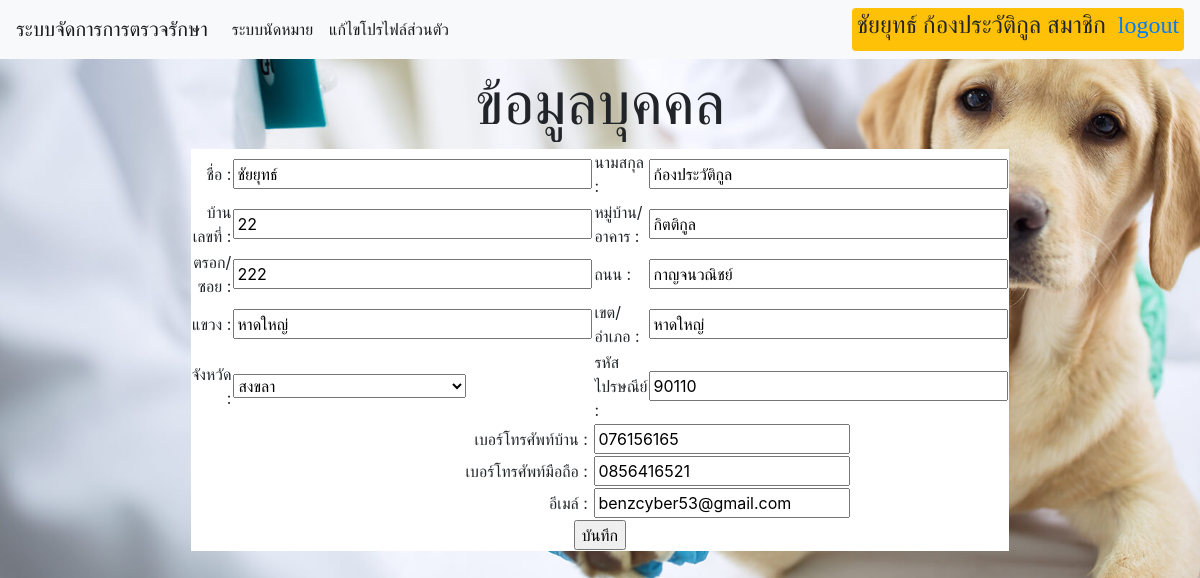
/TreatmentManagementProject/member/memberedithistory.php (signed in), run on the app's committed database.
### tables this page shows
CREATE TABLE `user` (
  `UserID` int(3) NOT NULL,
  `Username` varchar(30) NOT NULL,
  `Pwd` varchar(50) NOT NULL,
  `level` int(1) NOT NULL,
  `Status` int(1) NOT NULL,
  `Name` varchar(30) NOT NULL,
  `Surname` varchar(30) NOT NULL,
  `Hnumber` varchar(30) NOT NULL,
  `Village` varchar(30) DEFAULT NULL,
  `Alley` varchar(30) DEFAULT NULL,
  `Road` varchar(30) NOT NULL,
  `District` varchar(30) NOT NULL,
  `Canton` varchar(30) NOT NULL,
  `Province` varchar(30) NOT NULL,
  `Postnumber` char(5) NOT NULL,
  `Hpnumber` char(9) DEFAULT NULL,
  `Phonenumber` char(10) DEFAULT NULL,
  `Email` varchar(30) DEFAULT NULL
);

### TreatmentManagementProject/config/config.php (called while the page is built, shortened)
<?php
$home="../Main.php";
$memberappointment="memberappointment.php";
$membereditself="membereditself.php";
?>

### TreatmentManagementProject/mysql/connect.php (called while the page is built)
<?php
$connect = mysqli_connect($dbhost, $dbuser, $dbpass, $dbname);
mysqli_query($connect, "SET NAMES UTF8");
$result = mysqli_query($connect, $sql);
?>

### TreatmentManagementProject/member/memberedithistory.php (the view, shortened to what this page needs)
<?php
require("../config/config.php");
require("../mysql/config.php");
$userid = $_SESSION['userid'];
$sql = "select userid,name,surname,level,status,name,surname,hnumber,village,alley,road,district,canton,province,postnumber,hpnumber,phonenumber,email from user where userid = $userid";
    require("../mysql/connect.php");
    $record = mysqli_fetch_array($result);
?>
<!doctype html>
<html lang="en">
  <head>
     <link rel="stylesheet" href="https://stackpath.bootstrapcdn.com/bootstrap/4.3.1/css/bootstrap.min.css">
  </head>
  <body>
 <nav class="navbar navbar-expand-lg navbar-light bg-light">
  <a class="navbar-brand" href="<?php echo $home; ?>">ระบบจัดการการตรวจรักษา</a>
  <div class="collapse navbar-collapse" id="navbarSupportedContent">
    <ul class="navbar-nav mr-auto">
      <li class="nav-item active">
        <a class="nav-link" href="<?php echo $memberappointment; ?>">ระบบนัดหมาย <span class="sr-only">(current)</span></a>
      </li>
      <li class="nav-item active">
        <a class="nav-link" href="<?php echo $membereditself; ?>">แก้ไขโปรไฟล์ส่วนตัว <span class="sr-only">(current)</span></a>
      </li>
    </ul>
    <span class = "badge badge-warning" style="font-family: 'TH SarabunPSK';font-weight: bold;"><h4><?php echo $_SESSION['name'] . "&nbsp;สมาชิก" ."&nbsp;
    <a href = '../logout.php'>logout</a>" ?></h4></span>
  </div>
</nav>
<center><div class="head1">ข้อมูลบุคคล</div></center>
   <center>
   <form action="memberedithistorysave.php" method="post">
    <table width = '50%' border = "0"  bgcolor = "#FFFFFF">
               <tr>
               <td align = "right">ชื่อ : </td><td><input type="text" name="Fname" size='30' maxlength='30' value="<?php echo $record['name']; ?>" required></td>
               <td align = "left">นามสกุล : </td><td><input type="text" name="Sname" size='30' maxlength='30' value="<?php echo $record['surname']; ?>" required ></td>
               </tr>
               <tr>
               <td align = "right">บ้านเลขที่ : </td><td><input type="text" name="Hnumber" size='30' maxlength='30' value="<?php echo $record['hnumber']; ?>" required></td>
               <td align = "left">หมู่บ้าน/อาคาร : </td><td><input type="text" name="Village" size='30' maxlength='30' value="<?php echo $record['village']; ?>"required ></td>
               </tr>
               <tr>
               <td align = "right">ตรอก/ซอย : </td><td><input type="text" name="Alley" size='30' maxlength='30' value="<?php echo $record['alley']; ?>" required></td>
               <td align = "left">ถนน : </td><td><input type="text" name="Road" size='30' maxlength='30' value="<?php echo $record['road']; ?>" required></td>
               </tr>
               <tr>
               <td align = "right">แขวง : </td><td><input type="text" name="District" size='30' maxlength='30' value="<?php echo $record['district']; ?>" required></td>
               <td align = "left">เขต/อำเภอ : </td><td><input type="text" name="Canton" size='30' maxlength='30' value="<?php echo $record['canton']; ?>" required></td>
               </tr>
               <tr>
               <td align = "right">จังหวัด : </td>
               <td>
               <select name="province" required>
                <option value="สงขลา" <?=$record['province'] == 'สงขลา' ? ' selected="selected"' : '';?>>สงขลา </option>
</select>
               </td>
               <td align = "left">รหัสไปรษณีย์ :</td><td><input type="text" name="Postnumber" size='30' maxlength='5' value="<?php echo $record['postnumber']; ?>" onkeypress="return isNumber(event)" required></td>
               </tr>
                <tr><td colspan="2" align="right">เบอร์โทรศัพท์บ้าน :&nbsp;</td><td colspan="2" align="left"><input type="text" name="Hpnumber" maxlength='9' onkeypress="return isNumber(event)" value="<?php echo $record['hpnumber']; ?>" required></td></tr>
                <tr><td colspan="2" align="right">เบอร์โทรศัพท์มือถือ :&nbsp;</td><td colspan="2" align="left"><input type="text" name="Phonenumber" maxlength='10' onkeypress="return isNumber(event)" value="<?php echo $record['phonenumber']; ?>" required></td></tr>
                <tr><td colspan="2" align="right">อีเมล์ :&nbsp;</td><td colspan="2" align="left"><input type="email" name="Email" value="<?php echo $record['email']; ?>" required></td></tr>
                <tr><td colspan="4" align="center"><input type="submit" value="บันทึก"></td></tr>
        </form>
    </center>
  </body>
</html>

### data on the page
user: Fname "ชัยยุทธ์", Sname "ก้องประวัติกูล", Hnumber "22", Village "กิตติกูล", Alley "222", Road "กาญจนวณิชย์", District "หาดใหญ่", Canton "หาดใหญ่", province "สงขลา", Postnumber "90110", Hpnumber "076156165", Phonenumber "0856416521", Email "benzcyber53@gmail.com"

### other printed values
$_SESSION['name'] "ชัยยุทธ์ ก้องประวัติกูล"
